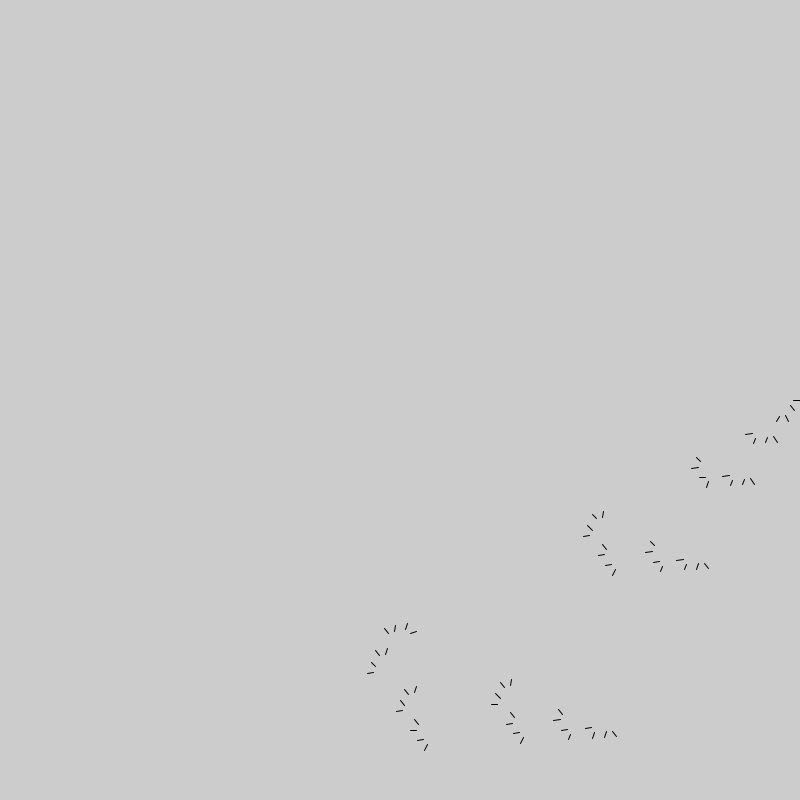
Frame 1 (no input)
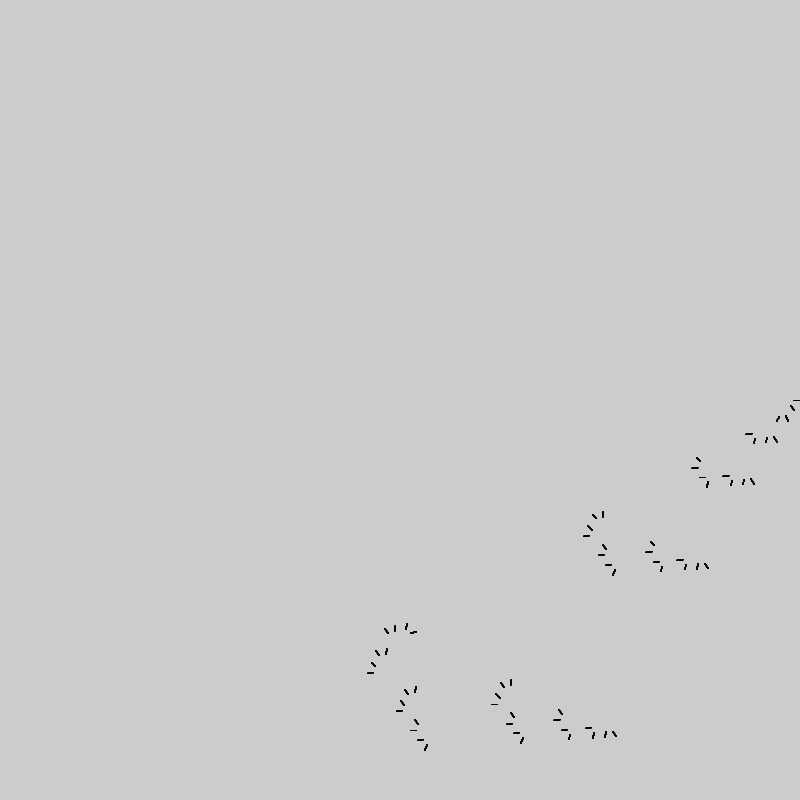
Frame 60 (the mouse pressed at the canvas centre just before this capture)
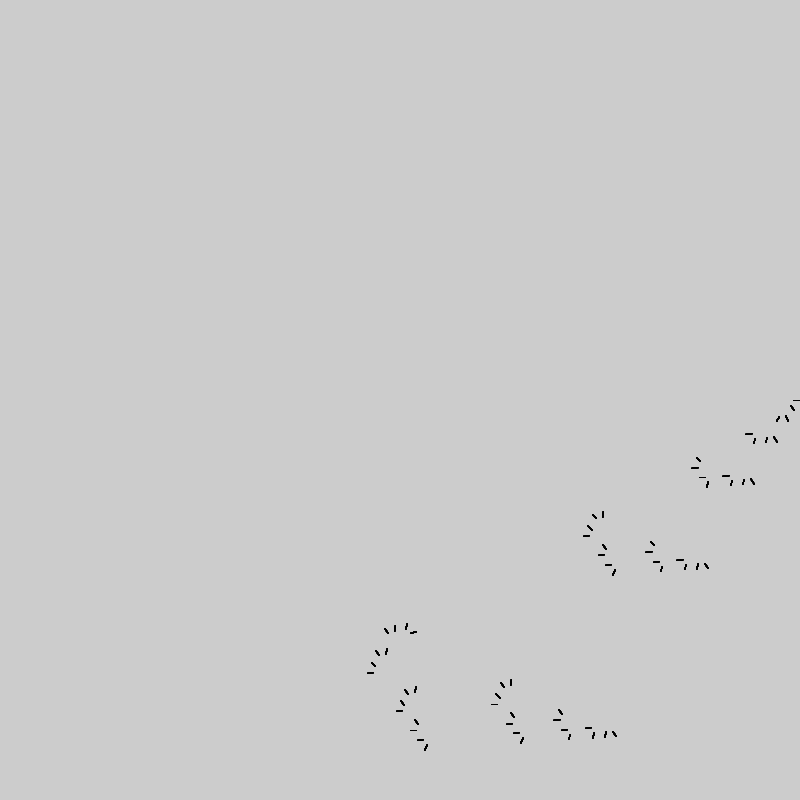
Frame 120 (the mouse held since frame 60 and released just before this capture)

The Processing sketch that drew these frames (run headless with seeded random() and noise(); from frame 60 on, the mouse is pressed at the canvas centre):

// Processing sketch: sketch_2d_draw_Koch_curve_2
// ── sketch_2d_draw_Koch_curve_2.pde
void setup(){
  size(800,800);
}
void draw(){
  d(7,0,0,400,0,800);
}
void d(int maxStage,int stage,float x,float y,float dir,float size){
  if(maxStage>stage){
    size/=2;
    
    d(maxStage,stage+1,x+cos(dir)*size,y+sin(dir)*size,dir,size);
    
    d(maxStage,stage+1,x+cos(dir+1)*size,y+sin(dir+1)*size,dir+1,size);
    
  }
  else{
    line(x,y,x+cos(dir)*size,y+sin(dir)*size);
  }
}
